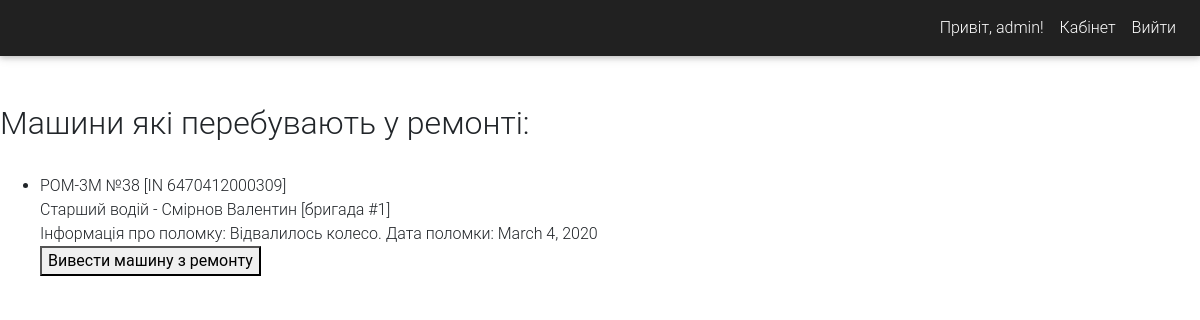
The app's page /engineer/fix-machines/ (signed in) with its own data.
### machines/models.py (models this page shows, shortened)
class Machine(models.Model):
    machine = models.ForeignKey('MachineName', on_delete=models.CASCADE)
    inventory_number = models.IntegerField()
    number_machine = models.CharField(max_length=30)
    year_of_commissioning = models.DateField(blank=True, null=True)
    rated_capacity = models.FloatField(blank=True, null=True)
    costs_at_rate = models.FloatField(blank=True, null=True)
    dizmaslo = models.FloatField(blank=True, null=True)
    diametr_wheel_pairs = models.CharField(max_length=30, blank=True, null=True)
    date_ost_kr = models.DateField(blank=True, null=True)
    initial_value = models.FloatField(blank=True, null=True)
    residual_value = models.FloatField(blank=True, null=True)
    depreciation_end_date = models.DateField(blank=True, null=True)
    breakage = models.BooleanField(default=False)
    breakage_date = models.DateField(blank=True, null=True)
    breakage_info = models.TextField(blank=True, null=True)
    brigade = models.ForeignKey(SeniorDriver, on_delete=models.CASCADE)
    def full_name(self):
        return f"{self.machine.name} №{self.number_machine} [IN {self.inventory_number}]"

class MachineName(models.Model):
    name = models.CharField(max_length=50)
    description = models.TextField(default='')
    image = models.ImageField(blank=True, upload_to="machines")

### senior_driver/models.py (models this page shows, shortened)
class SeniorDriver(models.Model):
    user = models.OneToOneField(User, on_delete=models.CASCADE)
    date_of_birth = models.DateField(blank=True, null=False)
    brigade_name = models.CharField(blank=True, max_length=50)
    telephone1 = models.CharField(max_length=15, blank=True, default='')
    telephone2 = models.CharField(max_length=15, blank=True, default='')
    avatar = models.ImageField(blank=True, upload_to="employees")
    def full_name(self):
        return f"{self.user.last_name} {self.user.first_name}"

### engineer/views.py (the view, shortened to what this page needs)
# urls.py: path('fix-machines/', views.show_fix_machines, name='fix_machines'),
def show_fix_machines(request):
    if not request.user.is_authenticated:
        return redirect('mylogin')
    if not ('engineer.view_engineer' in request.user.get_group_permissions()):
        raise Http404("У Вас не має прав на перегляд цієї сторінки")
    breakage_machines = Machine.objects.filter(breakage=True).order_by('-brigade')
    context = {
        'breakage_machines': breakage_machines
    }
    return render(request, 'engineer/fix_machines.html', context)

### templates/engineer/fix_machines.html (shortened to what this page needs)
{% extends 'base.html' %}
{% block content %}
<nav class="navbar navbar-expand-md navbar-dark bg-dark">
    <div class="navbar-collapse collapse w-100 order-3 dual-collapse2">
        <ul class="navbar-nav ml-auto">
            <li class="nav-item">
                <a class="nav-link" href="#">Привіт, {{ user.username }}!</a>
            </li>
            <li class="nav-item">
                <a href="{% url 'engineer:home-page' %}" class="nav-link">Кабінет</a>
            </li>
            <li class="nav-item">
                <a href="{% url 'mylogout' %}" class="nav-link">Вийти</a>
            </li>
        </ul>
    </div>
</nav>
    <br><br>
    <h2>Машини які перебувають у ремонті:</h2><br>
    {% if breakage_machines %}
        <ul>
            {% for breakage_machine in breakage_machines %}
            <li>{{ breakage_machine.full_name }}<br>
                Старший водій - {{ breakage_machine.brigade.full_name }} [бригада #{{ breakage_machine.brigade.brigade_name }}]<br>
                {% if breakage_machine.breakage_info %}
                    Інформація про поломку: {{breakage_machine.breakage_info}}.
                {% endif %}
                Дата поломки: {{ breakage_machine.breakage_date}}<br>
                <form action="{% url 'engineer:fix_machines' %}" method="POST">
                    <button>Вивести машину з ремонту</button>
                </form>
            </li><br>
            {% endfor %}
        </ul>
    {% else %}
        <p>Всі машини знаходяться в робочому стані!</p>
    {% endif %}
{% endblock %}

### records on screen
Machine: full_name "РОМ-3М №38 [IN 6470412000309]", brigade.full_name "Смірнов Валентин", brigade.brigade_name "1", breakage_info "Відвалилось колесо", breakage_date "March 4, 2020"

### other values on screen
{{ user.username }} "admin"
